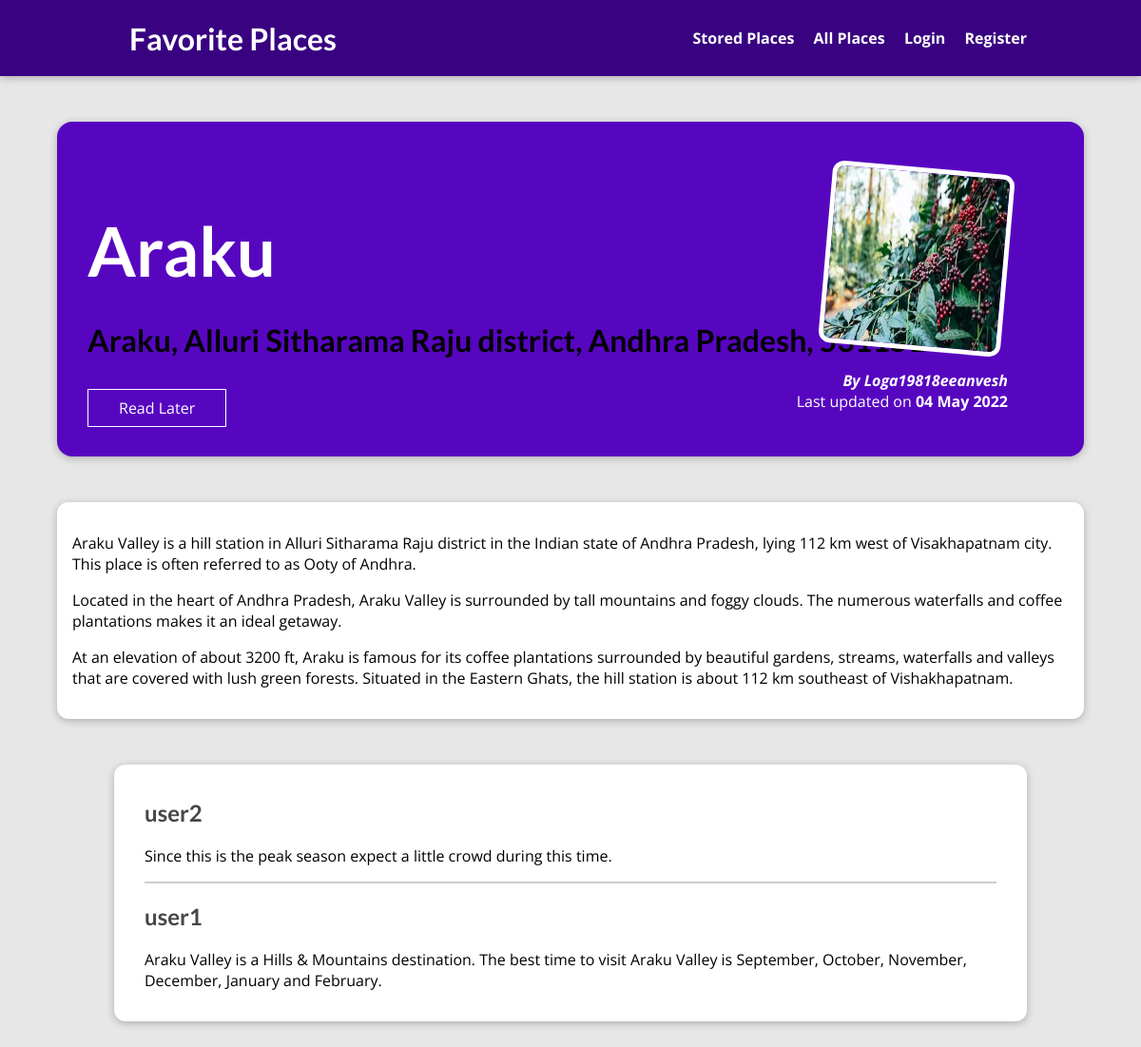
/post/araku/, run on the app's committed database.
### blog/models.py (models this page shows, shortened)
class Post(models.Model):
    title = models.CharField(max_length=150)
    address = models.CharField(max_length=200)
    image = models.ImageField(upload_to="images")
    date = models.DateField(auto_now=True)
    content = models.TextField(validators=[MinLengthValidator(10)])
    slug = models.SlugField(unique=True,db_index=True)
    tags = models.ManyToManyField(Tag, related_name="posts")
    author = models.ForeignKey(User,related_name="posts",on_delete=models.CASCADE)

class Comment(models.Model):
    user = models.ForeignKey(User,related_name="comments",on_delete=models.CASCADE)
    text = models.TextField(max_length=400)
    post = models.ForeignKey(Post,on_delete=models.CASCADE,related_name="comments")

### blog/views.py (the view, shortened to what this page needs)
# urls.py: path('post/<slug:slug>/', views.PostDetailView.as_view(), name='post_detail_page'),      # ourdomain/posts/<slug>
class PostDetailView(View):
    def is_stored_post(self, request, post_id):
        stored_posts = request.session.get("stored_posts")
        if stored_posts is not None:
          is_saved_for_later = post_id in stored_posts
        else:
          is_saved_for_later = False
        return is_saved_for_later
    def get(self,request,slug):
        try:
            post = Post.objects.get(slug=slug)
        except:
            response_data = render_to_string('404.html')
            return HttpResponseNotFound(response_data)
        return render(request,'blog/post-detail.html',{
            "post" : post,
            "post_author" : post.author,
            "tags" : post.tags.all(),
            "comments" : post.comments.all().order_by("-id"),
            "saved_for_later": self.is_stored_post(request, post.id),
            "comment_form" : CommentForm()
        })

### blog/templates/blog/post-detail.html (shortened to what this page needs)
{% extends 'base.html' %}
{% load static %}
{% block css_files %}
    <link rel="stylesheet" href="{% static 'blog/post-detail.css' %}">
{% endblock %}
{% block content %}
<section id="summary">
    <h2>{{post.title}}</h2>
    <h3>{{post.address}}</h3>
    <div id="read-later">
        {% if user.id == post_author.id %}
        <form action="{% url 'delete-post' %}" method="POST">
            {% csrf_token %}
            <input type="hidden" value="{{ post.id }}" name="post_id">
            <button>
              Delete
            </button>
        </form>
        {% else %}
        <form action="{% url 'read-later' %}" method="POST">
          <button>
            {% if saved_for_later %}
              Remove from "Read Later" List
            {% else %}
              Read Later
            {% endif %}
          </button>
        </form>
        {% endif %}
      </div>
    <article>
        <img src="{{post.image.url}}" alt="{{post.title}}" />
        <address>By <a href="{%url 'user-posts' post_author.id%}">{{post_author.first_name|title}}</a></address>
        <div>
            Last updated on <time>{{post.date|date:"d M Y"}}</time>
        </div>
    </article>
</section>
<main>
    <p>
        {{post.content|linebreaks}}
    </p>
</main>
<section id="comments">
    <ul>
        {%for comment in comments%}
            <li>
                <h2>{{comment.user}}</h2>
                <p>{{comment.text}}</p>
            </li>
        {%endfor%}
    </ul>
</section>
{% endblock %}

### static/base.css (style rules this page uses)
* { box-sizing: border-box; }
html { font-family: 'Open Sans', 'Lato', sans-serif; }
body { margin: 0; }
h1, h2, h3 { font-family: 'Lato', sans-serif; font-weight: bold; }

### blog/static/blog/post-detail.css (style rules this page uses)
body { background-color: #e7e7e7; }
#summary { margin: 8rem auto 3rem auto; padding: 2rem; width: 90%; max-width: 90rem; border-radius: 16px; background-color: #5706c0; position: relative; box-shadow: 0 2px 8px rgba(0, 0, 0, 0.25); height: 22rem; }
#summary h2 { color: white; font-size: 4.5rem; margin-bottom: 0.25rem; }
#summary h3 { color: black; font-size: 2rem; margin-bottom: 0.25rem; }
#summary article { position: absolute; top: 2rem; right: 3rem; padding: 1rem 2rem; border-radius: 12px; text-align: right; color: white; }
#summary article img { width: 12rem; height: 12rem; border-radius: 12px; transform: rotateZ(5deg); border: 5px solid white; margin-bottom: 1rem; }
#summary address { font-weight: bold; }
#summary a { color: white; text-decoration: none; }
#summary time { font-weight: bold; }
#read-later { margin: 2rem 0; }
#read-later button { background-color: transparent; border: 1px solid white; padding: 0.5rem 2rem; font: inherit; color: white; cursor: pointer; }
main { width: 90%; max-width: 90rem; margin: 3rem auto; background-color: white; padding: 1rem; border-radius: 12px; box-shadow: 0 2px 8px rgba(0, 0, 0, 0.25); }
#comments { width: 90%; max-width: 60rem; margin: 3rem auto; border-radius: 12px; background-color: white; box-shadow: 0 2px 8px rgba(0, 0, 0, 0.25); padding: 1rem 2rem; }
#comments ul { list-style: none; margin: 0; padding: 0; }
#comments li { margin-bottom: 1rem; border-bottom: 2px solid #ccc; }
#comments li:last-of-type { border-bottom: none; }
#comments h2 { color: #464646; }

### data on the page
Post: title "Araku", address "Araku, Alluri Sitharama Raju district, Andhra Pradesh, 531151", image (picture), date "04 May 2022", content "Araku Valley is a hill station in Alluri Sitharama Raju district in the Indian state of Andhra Pradesh, lying 112 km west of Visakhapatnam city. This place is often referred to as Ooty of Andhra. Located in the heart of Andhra Pradesh, Araku Valley is surrounded by tall mountains and foggy clouds. The numerous waterfalls and coffee plantations makes it an ideal getaway. At an elevation of about 3200 ft, Araku is famous for its coffee plantations surrounded by beautiful gardens, streams, waterfalls and valleys that are covered with lush green forests. Situated in the Eastern Ghats, the hill station is about 112 km southeast of Vishakhapatnam."
Comment: user "user2", text "Since this is the peak season expect a little crowd during this time."
Comment: user "user1", text "Araku Valley is a Hills & Mountains destination. The best time to visit Araku Valley is September, October, November, December, January and February."

### other printed values
{{ post_author.first_name|title }} "Loga19818eeanvesh"
